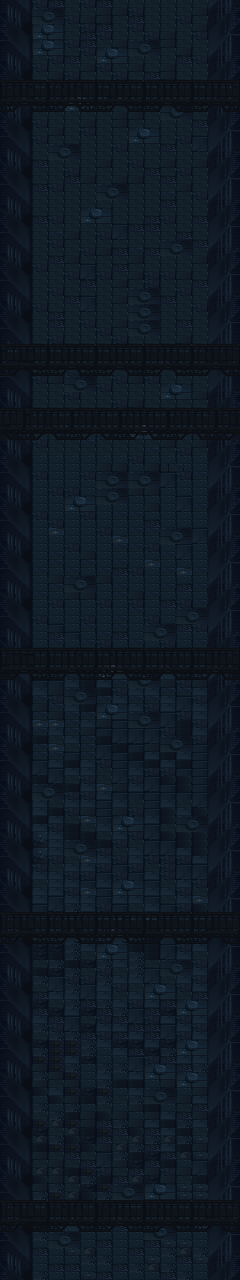

Rendered tile map (Tiled .tmx) drawn with the repository's tilesets; below, a short description and the map source with its tile grids summarised:
An orthogonal 30x160 tile map with 8x8 px tiles, 2 tile layers (map_mission4_bg, map_mission4_fg) and 53 objects (52x spawner, player).

<map version="1.4" tiledversion="1.4.2" orientation="orthogonal" renderorder="left-up" width="30" height="160" tilewidth="8" tileheight="8" infinite="0" nextlayerid="4" nextobjectid="55">
 <tileset firstgid="1" name="tiles" tilewidth="8" tileheight="8" tilecount="1024" columns="32">
  <image source="tiles.bmp" trans="ff00ff" width="256" height="192" />
 </tileset>
 <layer id="1" name="map_mission4_bg" width="30" height="160">
  <data>[4800 cells, 4800 non-empty, 102 distinct tile ids]</data>
 </layer>
 <layer id="2" name="map_mission4_fg" width="30" height="160">
  <data>[4800 cells, 992 non-empty, 28 distinct tile ids]</data>
 </layer>
 <objectgroup id="3" name="map_mission4_obj">
  <object id="1" name="player" type="player" x="120" y="1247.5" />
  <object id="2" name="sin" type="spawner" x="34" y="1097.33">
   <properties>
    <property name="spawnType" value="sin" />
   </properties>
  </object>
  <object id="3" name="sin" type="spawner" x="209.333" y="1094">
   <properties>
    <property name="spawnType" value="sin" />
   </properties>
  </object>
  <object id="4" name="sin" type="spawner" x="120.667" y="1036.67">
   <properties>
    <property name="spawnType" value="sin" />
   </properties>
  </object>
  <object id="5" name="sin" type="spawner" x="168" y="985.333">
   <properties>
    <property name="spawnType" value="sin" />
   </properties>
  </object>
  <object id="6" name="sin" type="spawner" x="72.6667" y="984">
   <properties>
    <property name="spawnType" value="sin" />
   </properties>
  </object>
  <object id="7" name="sin" type="spawner" x="121.333" y="675.333">
   <properties>
    <property name="spawnType" value="sin" />
   </properties>
  </object>
  <object id="8" name="sin" type="spawner" x="178" y="648.667">
   <properties>
    <property name="spawnType" value="sin" />
   </properties>
  </object>
  <object id="9" name="sin" type="spawner" x="63.3333" y="648">
   <properties>
    <property name="spawnType" value="sin" />
   </properties>
  </object>
  <object id="10" name="sin" type="spawner" x="31.3333" y="523.333">
   <properties>
    <property name="spawnType" value="sin" />
   </properties>
  </object>
  <object id="11" name="sin" type="spawner" x="208.667" y="521.333">
   <properties>
    <property name="spawnType" value="sin" />
   </properties>
  </object>
  <object id="12" name="bomb" type="spawner" x="120.667" y="1136">
   <properties>
    <property name="spawnType" value="bomb" />
   </properties>
  </object>
  <object id="13" name="bomb" type="spawner" x="120.667" y="847.333">
   <properties>
    <property name="spawnType" value="bomb" />
   </properties>
  </object>
  <object id="14" name="bomb" type="spawner" x="192" y="776.667">
   <properties>
    <property name="spawnType" value="bomb" />
   </properties>
  </object>
  <object id="15" name="bomb" type="spawner" x="48" y="772.667">
   <properties>
    <property name="spawnType" value="bomb" />
   </properties>
  </object>
  <object id="16" name="bomb" type="spawner" x="120" y="390">
   <properties>
    <property name="spawnType" value="bomb" />
   </properties>
  </object>
  <object id="17" name="bomb" type="spawner" x="66" y="196">
   <properties>
    <property name="spawnType" value="bomb" />
   </properties>
  </object>
  <object id="18" name="bomb" type="spawner" x="177.333" y="194">
   <properties>
    <property name="spawnType" value="bomb" />
   </properties>
  </object>
  <object id="19" name="min" type="spawner" x="120.667" y="1065.33">
   <properties>
    <property name="spawnType" value="min" />
   </properties>
  </object>
  <object id="21" name="min" type="spawner" x="121.333" y="1152.67">
   <properties>
    <property name="spawnType" value="min" />
   </properties>
  </object>
  <object id="22" name="min" type="spawner" x="209.333" y="1113.33">
   <properties>
    <property name="spawnType" value="min" />
   </properties>
  </object>
  <object id="23" name="min" type="spawner" x="32.6667" y="1122">
   <properties>
    <property name="spawnType" value="min" />
   </properties>
  </object>
  <object id="24" name="min" type="spawner" x="9.33333" y="1153.33">
   <properties>
    <property name="spawnType" value="min" />
   </properties>
  </object>
  <object id="25" name="min" type="spawner" x="226.667" y="1152">
   <properties>
    <property name="spawnType" value="min" />
   </properties>
  </object>
  <object id="26" name="min" type="spawner" x="120.667" y="760">
   <properties>
    <property name="spawnType" value="min" />
   </properties>
  </object>
  <object id="27" name="min" type="spawner" x="48.6667" y="696.667">
   <properties>
    <property name="spawnType" value="min" />
   </properties>
  </object>
  <object id="28" name="min" type="spawner" x="192" y="696">
   <properties>
    <property name="spawnType" value="min" />
   </properties>
  </object>
  <object id="29" name="min" type="spawner" x="225.333" y="559.333">
   <properties>
    <property name="spawnType" value="min" />
   </properties>
  </object>
  <object id="30" name="min" type="spawner" x="16" y="558.667">
   <properties>
    <property name="spawnType" value="min" />
   </properties>
  </object>
  <object id="31" name="min" type="spawner" x="120.667" y="161.333">
   <properties>
    <property name="spawnType" value="min" />
   </properties>
  </object>
  <object id="32" name="sin" type="spawner" x="63.3333" y="378">
   <properties>
    <property name="spawnType" value="sin" />
   </properties>
  </object>
  <object id="33" name="sin" type="spawner" x="178" y="378.667">
   <properties>
    <property name="spawnType" value="sin" />
   </properties>
  </object>
  <object id="34" name="res" type="spawner" x="153" y="1104.5">
   <properties>
    <property name="countMax" type="int" value="10" />
    <property name="spawnType" value="resource" />
    <property name="subtype" type="int" value="0" />
   </properties>
  </object>
  <object id="35" name="res" type="spawner" x="88" y="1104.5">
   <properties>
    <property name="countMax" type="int" value="10" />
    <property name="spawnType" value="resource" />
    <property name="subtype" type="int" value="0" />
   </properties>
  </object>
  <object id="36" name="res" type="spawner" x="193" y="1016">
   <properties>
    <property name="countMax" type="int" value="5" />
    <property name="spawnType" value="resource" />
    <property name="subtype" type="int" value="1" />
   </properties>
  </object>
  </objectgroup>
</map>
<!-- 18 of 53 objects omitted -->
